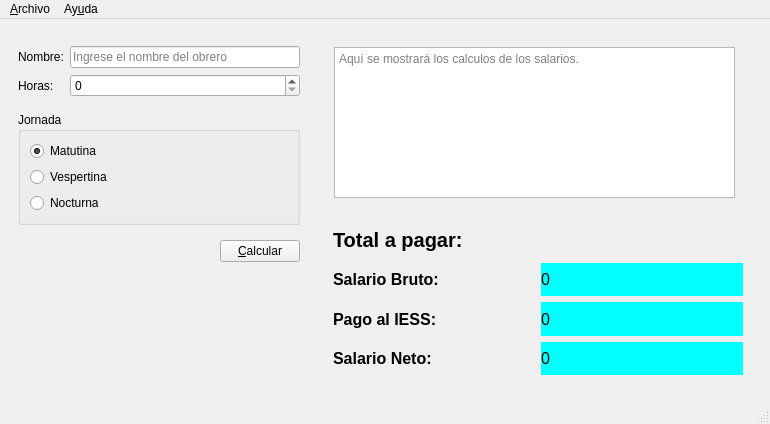
<?xml version="1.0" encoding="UTF-8"?>
<ui version="4.0">
 <class>Salarios</class>
 <widget class="QMainWindow" name="Salarios">
  <property name="geometry">
   <rect>
    <x>0</x>
    <y>0</y>
    <width>770</width>
    <height>424</height>
   </rect>
  </property>
  <property name="windowTitle">
   <string>Salarios</string>
  </property>
  <property name="windowIcon">
   <iconset resource="recursos.qrc">
    <normaloff>:/recursos/Salario.png</normaloff>:/recursos/Salario.png</iconset>
  </property>
  <widget class="QWidget" name="centralwidget">
   <layout class="QHBoxLayout" name="horizontalLayout_2">
    <item>
     <widget class="QWidget" name="widget" native="true">
      <property name="sizePolicy">
       <sizepolicy hsizetype="Fixed" vsizetype="Preferred">
        <horstretch>0</horstretch>
        <verstretch>0</verstretch>
       </sizepolicy>
      </property>
      <property name="minimumSize">
       <size>
        <width>300</width>
        <height>0</height>
       </size>
      </property>
      <layout class="QVBoxLayout" name="verticalLayout_2">
       <item>
        <widget class="QWidget" name="widget_3" native="true">
         <layout class="QFormLayout" name="formLayout">
          <property name="leftMargin">
           <number>0</number>
          </property>
          <property name="rightMargin">
           <number>0</number>
          </property>
          <item row="0" column="0">
           <widget class="QLabel" name="label">
            <property name="text">
             <string>Nombre:</string>
            </property>
           </widget>
          </item>
          <item row="0" column="1">
           <widget class="QLineEdit" name="inNombre">
            <property name="frame">
             <bool>true</bool>
            </property>
            <property name="placeholderText">
             <string>Ingrese el nombre del obrero</string>
            </property>
           </widget>
          </item>
          <item row="1" column="0">
           <widget class="QLabel" name="label_2">
            <property name="text">
             <string>Horas:</string>
            </property>
           </widget>
          </item>
          <item row="1" column="1">
           <widget class="QSpinBox" name="inHoras">
            <property name="maximum">
             <number>50</number>
            </property>
            <property name="singleStep">
             <number>2</number>
            </property>
            <property name="value">
             <number>0</number>
            </property>
           </widget>
          </item>
         </layout>
        </widget>
       </item>
       <item>
        <widget class="QGroupBox" name="groupBox">
         <property name="title">
          <string>Jornada</string>
         </property>
         <layout class="QVBoxLayout" name="verticalLayout">
          <item>
           <widget class="QRadioButton" name="inMatutino">
            <property name="text">
             <string>Matutina</string>
            </property>
            <property name="checked">
             <bool>true</bool>
            </property>
           </widget>
          </item>
          <item>
           <widget class="QRadioButton" name="inVespertina">
            <property name="text">
             <string>Vespertina</string>
            </property>
           </widget>
          </item>
          <item>
           <widget class="QRadioButton" name="inNocturna">
            <property name="text">
             <string>Nocturna</string>
            </property>
           </widget>
          </item>
         </layout>
        </widget>
       </item>
       <item>
        <widget class="QWidget" name="widget_4" native="true">
         <layout class="QHBoxLayout" name="horizontalLayout">
          <property name="topMargin">
           <number>9</number>
          </property>
          <property name="rightMargin">
           <number>0</number>
          </property>
          <item>
           <spacer name="horizontalSpacer">
            <property name="orientation">
             <enum>Qt::Horizontal</enum>
            </property>
            <property name="sizeHint" stdset="0">
             <size>
              <width>184</width>
              <height>20</height>
             </size>
            </property>
           </spacer>
          </item>
          <item>
           <widget class="QPushButton" name="cmdCalcular">
            <property name="text">
             <string>&amp;Calcular</string>
            </property>
           </widget>
          </item>
         </layout>
        </widget>
       </item>
       <item>
        <spacer name="verticalSpacer">
         <property name="orientation">
          <enum>Qt::Vertical</enum>
         </property>
         <property name="sizeHint" stdset="0">
          <size>
           <width>20</width>
           <height>0</height>
          </size>
         </property>
        </spacer>
       </item>
      </layout>
     </widget>
    </item>
    <item>
     <widget class="QWidget" name="widget_2" native="true">
      <layout class="QVBoxLayout" name="verticalLayout_3">
       <item>
        <widget class="QWidget" name="widget_5" native="true">
         <widget class="QPlainTextEdit" name="outResultado">
          <property name="geometry">
           <rect>
            <x>10</x>
            <y>10</y>
            <width>401</width>
            <height>151</height>
           </rect>
          </property>
          <property name="font">
           <font/>
          </property>
          <property name="readOnly">
           <bool>true</bool>
          </property>
          <property name="placeholderText">
           <string>Aquí se mostrará los calculos de los salarios.</string>
          </property>
         </widget>
        </widget>
       </item>
       <item>
        <widget class="QWidget" name="widget_6" native="true">
         <layout class="QGridLayout" name="gridLayout">
          <item row="0" column="0">
           <widget class="QLabel" name="label_3">
            <property name="font">
             <font>
              <pointsize>15</pointsize>
              <bold>true</bold>
             </font>
            </property>
            <property name="text">
             <string>Total a pagar:</string>
            </property>
           </widget>
          </item>
          <item row="1" column="0">
           <widget class="QLabel" name="label_4">
            <property name="font">
             <font>
              <pointsize>12</pointsize>
              <bold>true</bold>
             </font>
            </property>
            <property name="text">
             <string>Salario Bruto:</string>
            </property>
           </widget>
          </item>
          <item row="1" column="1">
           <widget class="QLabel" name="outSbruto">
            <property name="font">
             <font>
              <pointsize>12</pointsize>
             </font>
            </property>
            <property name="styleSheet">
             <string notr="true">background-color: rgb(0, 255, 255);</string>
            </property>
            <property name="text">
             <string>0</string>
            </property>
           </widget>
          </item>
          <item row="2" column="0">
           <widget class="QLabel" name="label_5">
            <property name="font">
             <font>
              <pointsize>12</pointsize>
              <bold>true</bold>
             </font>
            </property>
            <property name="text">
             <string>Pago al IESS:</string>
            </property>
           </widget>
          </item>
          <item row="2" column="1">
           <widget class="QLabel" name="outSiess">
            <property name="font">
             <font>
              <pointsize>12</pointsize>
             </font>
            </property>
            <property name="styleSheet">
             <string notr="true">background-color: rgb(0, 255, 255);</string>
            </property>
            <property name="text">
             <string>0</string>
            </property>
           </widget>
          </item>
          <item row="3" column="0">
           <widget class="QLabel" name="label_6">
            <property name="font">
             <font>
              <pointsize>12</pointsize>
              <bold>true</bold>
             </font>
            </property>
            <property name="text">
             <string>Salario Neto:</string>
            </property>
           </widget>
          </item>
          <item row="3" column="1">
           <widget class="QLabel" name="outSneto">
            <property name="font">
             <font>
              <pointsize>12</pointsize>
             </font>
            </property>
            <property name="styleSheet">
             <string notr="true">background-color: rgb(0, 255, 255);</string>
            </property>
            <property name="text">
             <string>0</string>
            </property>
           </widget>
          </item>
         </layout>
        </widget>
       </item>
      </layout>
     </widget>
    </item>
   </layout>
  </widget>
  <widget class="QMenuBar" name="menubar">
   <property name="geometry">
    <rect>
     <x>0</x>
     <y>0</y>
     <width>770</width>
     <height>22</height>
    </rect>
   </property>
   <widget class="QMenu" name="menuArchivo">
    <property name="title">
     <string>&amp;Archivo</string>
    </property>
    <addaction name="actionNuevo"/>
    <addaction name="actionAbrir"/>
    <addaction name="actionGuardar"/>
    <addaction name="separator"/>
    <addaction name="actionCalcular"/>
    <addaction name="separator"/>
    <addaction name="actionSalir"/>
   </widget>
   <widget class="QMenu" name="menuAyuda">
    <property name="title">
     <string>Ay&amp;uda</string>
    </property>
    <addaction name="separator"/>
    <addaction name="actionAcerca_de_Salarios"/>
   </widget>
   <addaction name="menuArchivo"/>
   <addaction name="menuAyuda"/>
  </widget>
  <widget class="QStatusBar" name="statusbar"/>
  <action name="actionNuevo">
   <property name="text">
    <string>&amp;Nuevo</string>
   </property>
   <property name="shortcut">
    <string>Ctrl+N</string>
   </property>
  </action>
  <action name="actionAbrir">
   <property name="text">
    <string>&amp;Abrir</string>
   </property>
   <property name="shortcut">
    <string>Ctrl+O</string>
   </property>
  </action>
  <action name="actionGuardar">
   <property name="text">
    <string>&amp;Guardar</string>
   </property>
   <property name="shortcut">
    <string>Ctrl+S</string>
   </property>
  </action>
  <action name="actionCalcular">
   <property name="text">
    <string>&amp;Calcular</string>
   </property>
   <property name="shortcut">
    <string>F1</string>
   </property>
  </action>
  <action name="actionSalir">
   <property name="text">
    <string>&amp;Salir</string>
   </property>
   <property name="shortcut">
    <string>Ctrl+Q</string>
   </property>
  </action>
  <action name="actionAcerca_de_Salarios">
   <property name="text">
    <string>&amp;Acerca de Salarios</string>
   </property>
  </action>
 </widget>
 <resources>
  <include location="recursos.qrc"/>
 </resources>
 <connections/>
</ui>
